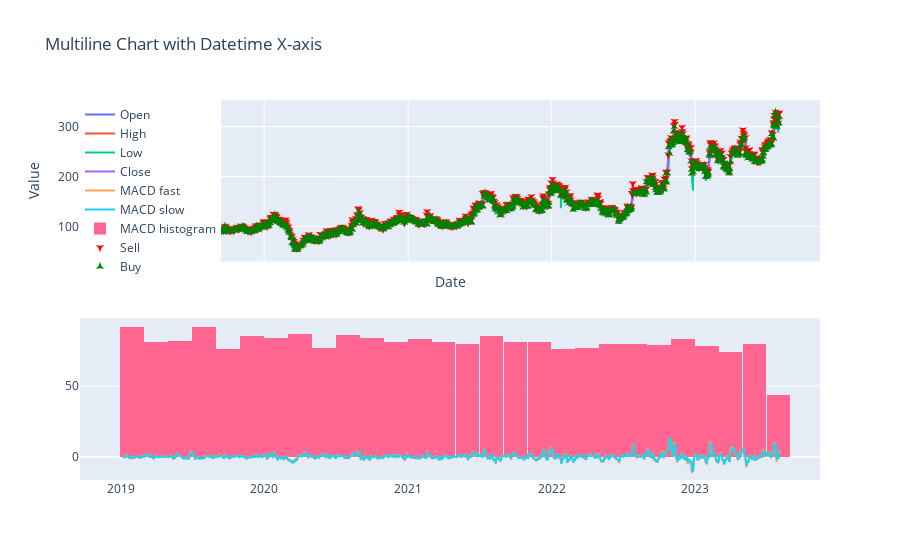

Notebook source saved alongside this figure:
### Markdown cell above
### Plot labelled Data

### Code cell
import plotly.graph_objects as go
from plotly.subplots import make_subplots
from tqdm import tqdm
import plotly.express as px

_df = df[df['action'] != 'hold']
# _df=_df.head(100)

# Create the multiline chart using Plotly
fig = make_subplots(rows=2, cols=1, shared_xaxes=True)


# Add traces for high, low, BBU, and BBL
fig.add_trace(go.Scatter( x=_df.index, y=_df['open'], mode='lines', name='Open'))
fig.add_trace(go.Scatter( x=_df.index, y=_df['high'], mode='lines', name='High'))
fig.add_trace(go.Scatter( x=_df.index, y=_df['low'], mode='lines', name='Low'))
fig.add_trace(go.Scatter( x=_df.index, y=_df['close'], mode='lines', name='Close'))

fig.add_trace(go.Scatter(x=_df.index, y=_df['MACD_12_26_9'], mode='lines+lines', name='MACD fast'),row=2,col=1)
fig.add_trace(go.Scatter(x=_df.index, y=_df['MACDs_12_26_9'], mode='lines+lines', name='MACD slow'),row=2,col=1)

# TODO: figure out histogram
# fig.add_trace(go.Histogram(x=_df.index, y=_df['MACDh_12_26_9'],name='MACD histogram', autobinx=False),row=2,col=1)


sell_df = _df[_df['action'] == 'strong_sell']
fig.add_trace(go.Scatter(x=sell_df.index, y=sell_df['high'],
                mode='markers',
                marker=dict(color='red', symbol='star-triangle-down'),
                name='Sell',
                showlegend=True ))

buy_df = _df[_df['action'] == 'strong_buy']
fig.add_trace(go.Scatter(x=buy_df.index, y=buy_df['high'],
            mode='markers',
            marker=dict(color='green', symbol='star-triangle-up'),
            name='Buy',
            showlegend=True ))


# Update layout
fig.update_layout(
    xaxis=dict(title='Date'),
    yaxis=dict(title='Value'),
    title='Multiline Chart with Datetime X-axis',
    showlegend=True,
    legend=dict(x=0, y=1),
    xaxis_tickangle=-45
)


# Show the Plotly figure
fig.show()

### Figure 1 — Plotly figure (JSON) as saved in the notebook; plotly's stock layout.template omitted (floating-point values rounded to 4 significant figures; data arrays with more than 128 entries replaced by an {"elided": "..."} marker saying what was removed)
{"data": [{"mode": "lines", "name": "Open", "type": "scatter", "x": {"elided": "2249 str values"}, "y": {"elided": "2249 float values"}}, {"mode": "lines", "name": "High", "type": "scatter", "x": {"elided": "2249 str values"}, "y": {"elided": "2249 float values"}}, {"mode": "lines", "name": "Low", "type": "scatter", "x": {"elided": "2249 str values"}, "y": {"elided": "2249 float values"}}, {"mode": "lines", "name": "Close", "type": "scatter", "x": {"elided": "2249 str values"}, "y": {"elided": "2249 float values"}}, {"mode": "lines+lines", "name": "MACD fast", "type": "scatter", "x": {"elided": "2249 str values"}, "xaxis": "x2", "y": {"elided": "2249 float values"}, "yaxis": "y2"}, {"mode": "lines+lines", "name": "MACD slow", "type": "scatter", "x": {"elided": "2249 str values"}, "xaxis": "x2", "y": {"elided": "2249 float values"}, "yaxis": "y2"}, {"autobinx": false, "name": "MACD histogram", "type": "histogram", "x": {"elided": "2249 str values"}, "xaxis": "x2", "y": {"elided": "2249 float values"}, "yaxis": "y2"}, {"marker": {"color": "red", "symbol": "star-triangle-down"}, "mode": "markers", "name": "Sell", "showlegend": true, "type": "scatter", "x": {"elided": "1194 str values"}, "y": {"elided": "1194 float values"}}, {"marker": {"color": "green", "symbol": "star-triangle-up"}, "mode": "markers", "name": "Buy", "showlegend": true, "type": "scatter", "x": {"elided": "1055 str values"}, "y": {"elided": "1055 float values"}}], "layout": {"legend": {"x": 0, "y": 1}, "showlegend": true, "title": {"text": "Multiline Chart with Datetime X-axis"}, "xaxis": {"anchor": "y", "domain": [0, 1], "matches": "x2", "showticklabels": false, "tickangle": -45, "title": {"text": "Date"}}, "xaxis2": {"anchor": "y2", "domain": [0, 1]}, "yaxis": {"anchor": "x", "domain": [0.575, 1], "title": {"text": "Value"}}, "yaxis2": {"anchor": "x2", "domain": [0, 0.425]}}}
